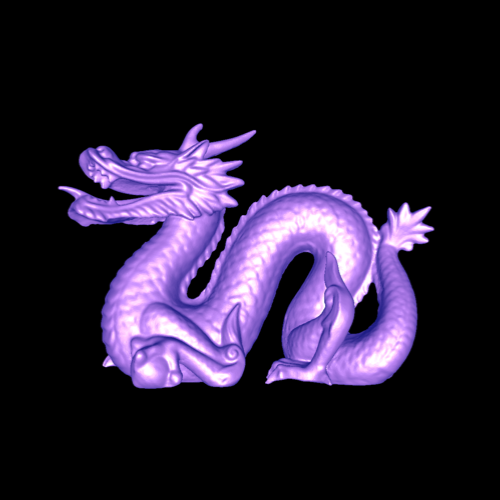

Recreate this plot in Python.
#!/usr/bin/env python

# Demonstrate SSAA (super-sample anti-aliasing) render pass on a dragon model.

import vtkmodules.vtkInteractionStyle  # noqa: F401
import vtkmodules.vtkRenderingOpenGL2  # noqa: F401

import os

from vtkmodules.vtkIOPLY import vtkPLYReader
from vtkmodules.vtkRenderingCore import (
    vtkActor,
    vtkPolyDataMapper,
    vtkRenderWindow,
    vtkRenderWindowInteractor,
    vtkRenderer,
)
from vtkmodules.vtkRenderingOpenGL2 import vtkRenderStepsPass, vtkSSAAPass

data_dir = os.environ.get("VPE_DATA_DIR", os.path.dirname(os.path.abspath(__file__)))

# Dragon model
reader = vtkPLYReader()
reader.SetFileName(os.path.join(data_dir, "dragon.ply"))
reader.Update()

mapper = vtkPolyDataMapper()
mapper.SetInputConnection(reader.GetOutputPort())

actor = vtkActor()
actor.SetMapper(mapper)
actor.GetProperty().SetAmbientColor(0.2, 0.2, 1.0)
actor.GetProperty().SetDiffuseColor(1.0, 0.65, 0.7)
actor.GetProperty().SetSpecularColor(1.0, 1.0, 1.0)
actor.GetProperty().SetSpecular(0.5)
actor.GetProperty().SetDiffuse(0.7)
actor.GetProperty().SetAmbient(0.5)
actor.GetProperty().SetSpecularPower(20.0)
actor.GetProperty().SetOpacity(1.0)

# Renderer with SSAA pass
renderer = vtkRenderer()
renderer.AddActor(actor)

basic_passes = vtkRenderStepsPass()
ssaa = vtkSSAAPass()
ssaa.SetDelegatePass(basic_passes)
renderer.SetPass(ssaa)

render_window = vtkRenderWindow()
render_window.SetSize(500, 500)
render_window.SetMultiSamples(0)
render_window.SetAlphaBitPlanes(1)
render_window.AddRenderer(renderer)
render_window.SetWindowName("ssaa pass")

interactor = vtkRenderWindowInteractor()
interactor.SetRenderWindow(render_window)

# Scene
renderer.GetActiveCamera().SetPosition(0, 0, 1)
renderer.GetActiveCamera().SetFocalPoint(0, 0, 0)
renderer.GetActiveCamera().SetViewUp(0, 1, 0)
renderer.ResetCamera()

interactor.Initialize()
interactor.Start()
